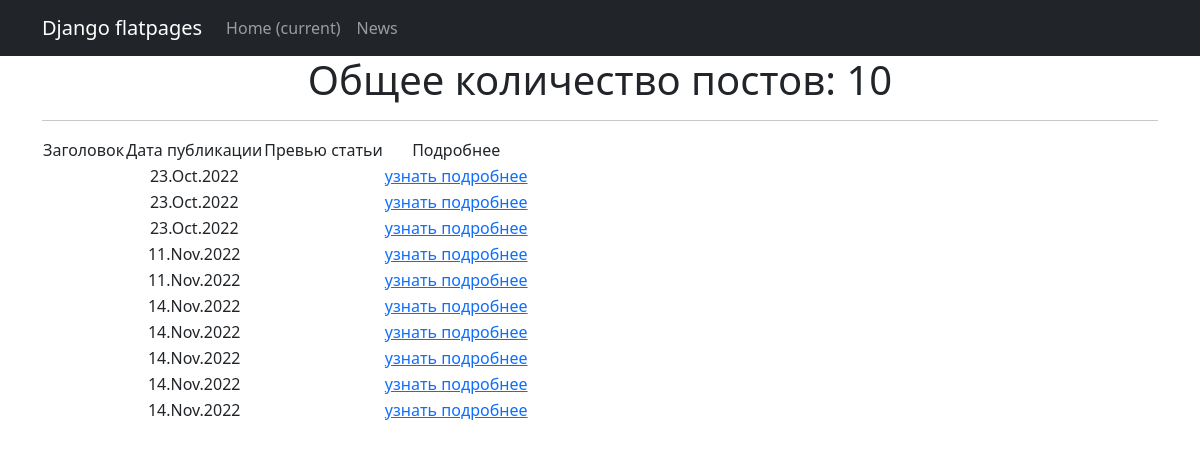
Page /news/ on the committed database.
### news/models.py (models this page shows, shortened)
class Post(models.Model):
    posts = 'PT'
    news = 'NS'
    TYPES = [
        (posts, 'Статья'),
        (news, 'Новость')
    ]
    postsOrNews = models.CharField(max_length=2,
                                   choices=TYPES,
                                   default=posts)
    timeIn = models.DateTimeField(auto_now_add=True)
    header = models.CharField(max_length=128)
    text = models.TextField()
    rating = models.IntegerField(default=0)
    postAuthor = models.ForeignKey(Author, on_delete=models.CASCADE)
    postCategories = models.ManyToManyField(Category, through='PostCategory')

### news/views.py (the view)
# urls.py: path('', PostList.as_view(), name='news_list'),
class PostList(ListView):
    model = Post
    ordering = 'timeIn'
    template_name = 'news.html'
    context_object_name = 'news'
    paginate_by = 10

### news/templatetags/custom_filter.py (called while the page is built)
@register.filter()
def censor(value):
    new_value = keyword_processor.replace_keywords(value)
    return f'{new_value}'

### templates/news.html (shortened to what this page needs)
{% extends 'flatpages/default.html' %}
{% load custom_filter %}
{% block content %}
    <h1>
        <td>Общее количество постов: </td>
        {{ news | length }}
    </h1>
    <hr>
    {% if news %}
        <table>
            <tr>
                <td>Заголовок</td>
                <td>Дата публикации</td>
                <td>Превью статьи</td>
                <td>Подробнее</td>
            </tr>
            {% for post in news %}
                <tr>
                    <td>{{ post.header|censor }}</td>
                    <td>{{ post.timeIn|date:'d.M.Y'}}</td>
                    <td>{{ post.text|truncatewords:20|censor }}</td>
                    <td><a href="{{ post.id }}">узнать подробнее</a></td>
                </tr>
            {% endfor %}
        </table>
    {% else %}
        <h2>Посты отсутствуют</h2>
    {% endif %}
{% endblock content %}

### rows in the picture
Post: timeIn "23.Oct.2022"
Post: timeIn "23.Oct.2022"
Post: timeIn "23.Oct.2022"
Post: timeIn "11.Nov.2022"
Post: timeIn "11.Nov.2022"
Post: timeIn "14.Nov.2022"
Post: timeIn "14.Nov.2022"
Post: timeIn "14.Nov.2022"
Post: timeIn "14.Nov.2022"
Post: timeIn "14.Nov.2022"

### other values in the picture
{{ news | length }} "10"
